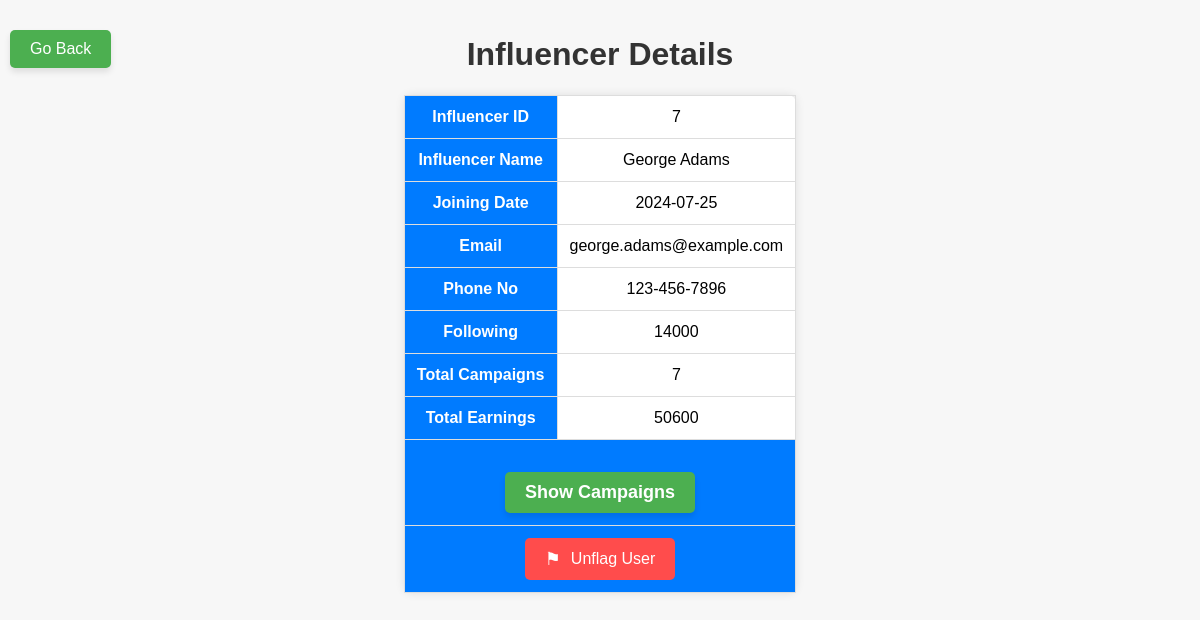
Screenshot of /admin/influencer/influencer_details/1/7 (signed in) with the database file from the repository.
### application/models.py (models this page shows)
class Influencer(db.Model):
    InfluencerID = db.Column(db.Integer, primary_key=True, autoincrement=True)
    Name = db.Column(db.String(255), nullable=False)
    Password = db.Column(db.String(255), nullable=False)
    JoiningDate = db.Column(db.Date)
    Email = db.Column(db.String(255), nullable=False)
    PhoneNo = db.Column(db.String(255), nullable=False)
    Followers = db.Column(db.Integer)
    Bio = db.Column(db.String(255))
    Flagged = db.Column(db.Integer,nullable=False,default=0)
    ProfilePicLink=db.Column(db.String(255))
    campaigns = db.relationship('Campaign', back_populates='influencer', cascade='all, delete-orphan')
    ad_negotiations = db.relationship('AdNegotiation', back_populates='influencer', cascade='all, delete-orphan')

### application/admin_controllers.py (the view)
@app.route('/admin/influencer/influencer_details/<int:admin_ID>/<influencer_ID>',methods=['GET'])
@login_required(role='admin')
def admin_influencer_details(admin_ID,influencer_ID):
    influencer_campaign=(db.session.query(Influencer,func.count(Campaign.CampaignID),func.sum(Campaign.Budget))
                      .filter(Influencer.InfluencerID==influencer_ID)
                      .join(Campaign,Campaign.InfluencerID==Influencer.InfluencerID)
                      .one())
    (inf,campaigns,earnings)=influencer_campaign
    return render_template('Admin_influencer_details.html',admin_ID=admin_ID,inf=inf,campaigns=campaigns,earnings=earnings)

### application/home_controllers.py (called while the page is built)
def login_required(role=None):
    def decorator(f):
        @wraps(f)
        def decorated_function(*args, **kwargs):
            if 'user_id' not in session:
                flash('You need to log in to access this page.')
                return redirect(url_for('login'))
            user_id = None
            if role == 'influencer':
                user_id = kwargs.get('influencer_ID')
            elif role == 'sponsor':
                user_id = kwargs.get('sponsor_ID')
            elif role == 'admin':
                user_id = kwargs.get('admin_ID')
            if role and (session.get('user_type') != role or session.get('user_id') != user_id):
                abort(403)
            return f(*args, **kwargs)
        return decorated_function
    return decorator

### Templates/Admin_influencer_details.html (shortened to what this page needs)
<!DOCTYPE html>
<html lang="en">
<head>
</head>
<body>
    <a href="/admin/influencers/{{ admin_ID }}" class="go-back">Go Back</a>
    <div class="container">
        <h1>Influencer Details</h1>
        <table>
            <tr>
                <th>Influencer ID</th>
                <td>{{ inf.InfluencerID }}</td>
            </tr>
            <tr>
                <th>Influencer Name</th>
                <td>{{ inf.Name }}</td>
            </tr>
            <tr>
                <th>Joining Date</th>
                <td>{{ inf.JoiningDate }}</td>
            </tr>
            <tr>
                <th>Email</th>
                <td>{{ inf.Email }}</td>
            </tr>
            <tr>
                <th>Phone No</th>
                <td>{{ inf.PhoneNo }}</td>
            </tr>
            <tr>
                <th>Following</th>
                <td>{{ inf.Followers }}</td>
            </tr>
            <tr>
                <th>Total Campaigns</th>
                <td>{{ campaigns }}</td>
            </tr>
            <tr>
                <th>Total Earnings</th>
                <td>{{ earnings }}</td>
            </tr>
            <tr>
                <th colspan="2"><a href="/admin/influencer/influencer_campaigns/{{ admin_ID }}/{{ inf.InfluencerID }}" class="home-link">Show Campaigns</a></th>
            </tr>
            <tr>
                <th colspan="2">
                    <form action="/admin/influencer/flag_unflag/{{ admin_ID }}/{{ inf.InfluencerID }}" method="POST">
                        <button type="submit" class="flag-user-btn" onclick="return confirm('Are you sure you want to {{ "unflag" if inf.Flagged==1 else "flag" }} this user?');">
                            <span class="flag-icon">&#9873;</span> {{ 'Unflag User' if inf.Flagged==1 else 'Flag User' }}
                        </button>
                    </form>
                </th>
            </tr>
        </table>
    </div>
</body>
</html>

### Templates/Admin_influencer_details.html (style rules this page uses)
body { font-family: Arial, sans-serif; background-color: #f7f7f7; margin: 0; padding: 15px; display: flex; flex-direction: column; align-items: center; }
h1 { text-align: center; color: #333; }
table { margin: 20px auto; border-collapse: collapse; border: 1px solid #ddd; background-color: #ffffff; border-radius: 8px; box-shadow: 0 0 10px rgba(0, 0, 0, 0.1); }
table th, table td { border: 1px solid #ddd; padding: 12px; text-align: center; }
table th { background-color: #007bff; color: white; }
.go-back { display: inline-block; padding: 10px 20px; background-color: #4caf50; color: white; border-radius: 5px; text-decoration: none; transition: background-color 0.3s ease, box-shadow 0.3s ease; box-shadow: 0 4px 6px rgba(0, 0, 0, 0.1); margin-top: 20px; position: absolute; top: 10px; left: 10px; }
.container { max-height: 90vh; overflow-y: auto; text-align: center; margin: 0 auto; width: 80%; }
.home-link { display: inline-block; padding: 10px 20px; background-color: #4caf50; color: white; border-radius: 5px; text-decoration: none; transition: background-color 0.3s ease, box-shadow 0.3s ease; box-shadow: 0 4px 6px rgba(0, 0, 0, 0.1); margin-top: 20px; font-size: large; }
.flag-user-btn { background-color: #ff4c4c; color: white; border: none; padding: 10px 20px; font-size: 16px; cursor: pointer; border-radius: 5px; display: inline-flex; align-items: center; }
.flag-icon { margin-right: 10px; font-size: 18px; vertical-align: middle; }

### rows the page displays
Influencer: InfluencerID "7", Name "George Adams", JoiningDate "2024-07-25", Email "george.adams@example.com", PhoneNo "123-456-7896", Followers "14000", Flagged "Unflag User"

### other values shown
{{ campaigns }} "7"
{{ earnings }} "50600"
